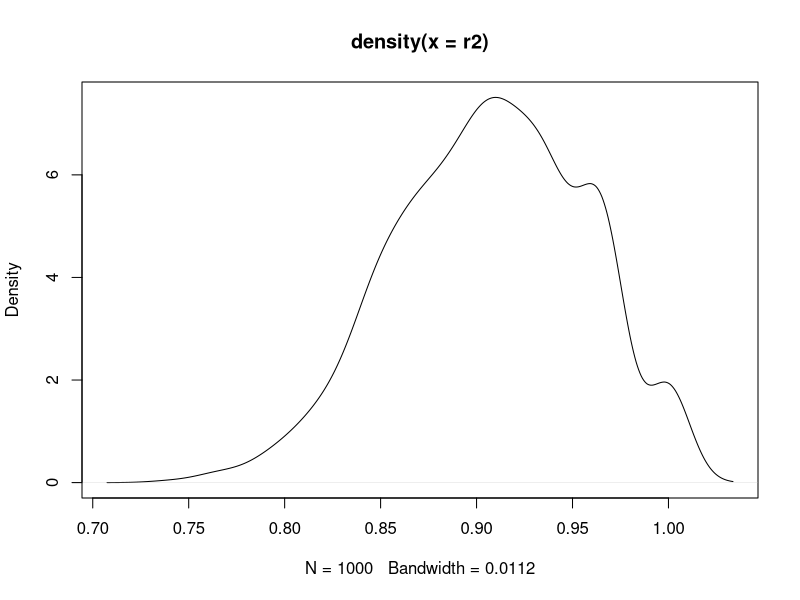
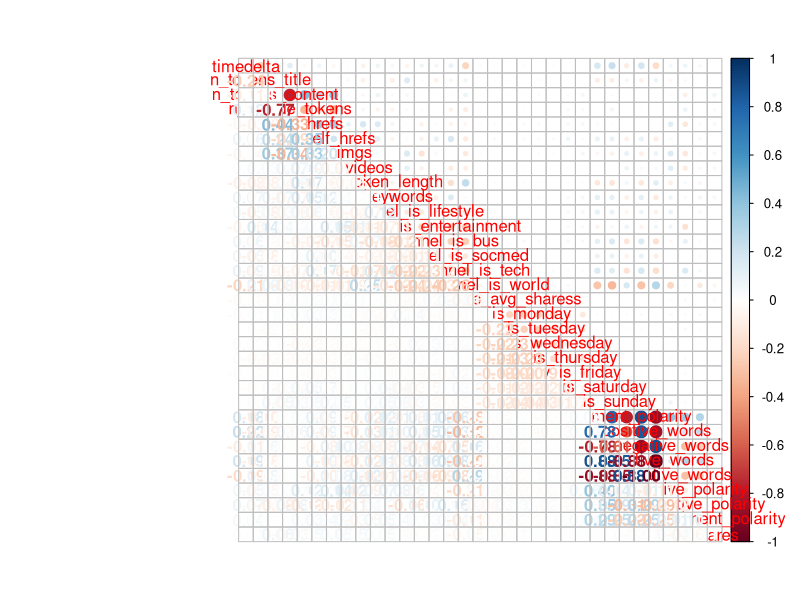
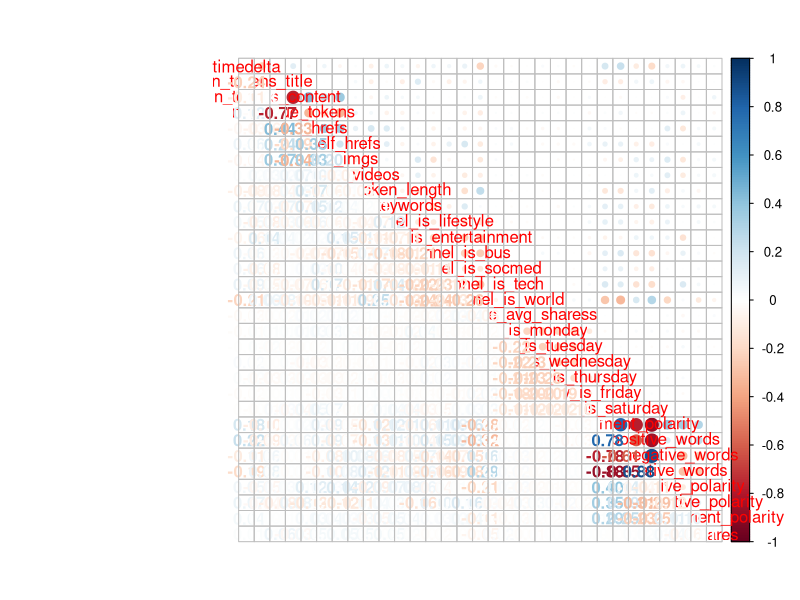
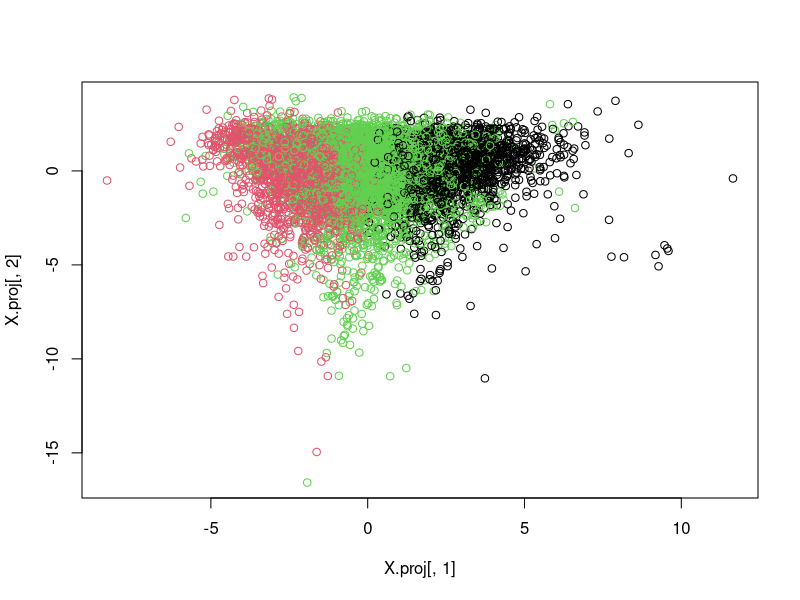
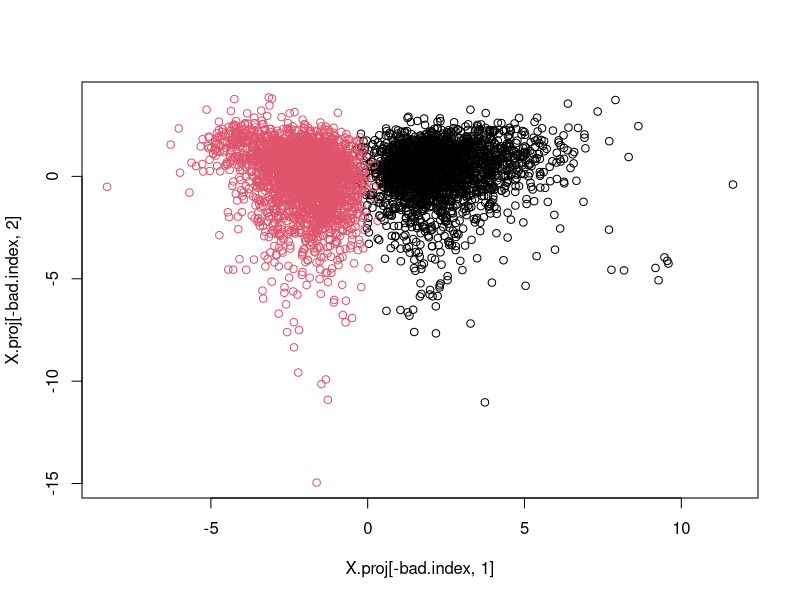

The R source for these figures, in order:
library(lattice)
library(e1071)
set.seed(123)
online.news.popularity <- read.csv(file="new_sample_OnlineNewsPopularity.csv",head=TRUE,sep=",")

normalize <- function(x) {
  y <- (x - min(x))/(max(x) - min(x))
  y
}

###################################################
### 1. Build multiple linear regression         ###
###################################################
n <- ncol(online.news.popularity)
data <- online.news.popularity[,-c(1,2,n)]
data <- transform(data, num_hrefs = log(num_hrefs), num_self_hrefs = log(num_self_hrefs),
                  self_reference_avg_sharess = log(self_reference_avg_sharess),
                  shares = log(shares), n_tokens_content = log(n_tokens_content))
data[data == -Inf] = -4000
data.nrm <- as.data.frame(apply(data, MARGIN = 2, normalize))



min.model <- lm(num_hrefs~1, data=data)
max.model <- lm(num_hrefs~., data=data)
bidir.model <- step(min.model,  scope=list(upper=max.model), data = data, direction = "both", trace = 0)

min.model.nrm <- lm(num_hrefs~1, data=data.nrm)
max.model.nrm <- lm(num_hrefs~., data=data.nrm)
bidir.model.nrm <- step(min.model.nrm,  scope=list(upper=max.model.nrm), data = data.nrm, direction = "both", trace = 0)

summary(bidir.model)
summary(bidir.model.nrm)

# fwd.model <- step(min.model,  scope=list(lower=min.model, upper=max.model), direction = "forward", trace = 0)
# bcwd.model <- step(max.model,  data = data, direction = "backward", trace = 0)
# summary(fwd.model)
# summary(bcwd.model)

##############################################
### 2. Determinacy coefficient, its CI     ###
##############################################

alpha = 0.95
mr <- summary(bidir.model)

get.R2.distribution <- function(data, num_iterations, bs_sample_size) {
  sapply(1:num_iterations, function(n) {
    indices <- sample(1:(nrow(data)), bs_sample_size, replace = TRUE)
    bs.data <- data[indices,]
    mr <- lm(num_hrefs ~ n_tokens_content + num_self_hrefs + n_unique_tokens + 
         global_rate_positive_words + timedelta + avg_positive_polarity + 
         average_token_length + data_channel_is_entertainment, data = bs.data)
    summary(mr)$adj.r.squared
  })
}

r2 <- get.R2.distribution(data, 1000,1000)
plot(density(r2))

CI_R2 <- c(quantile(r2, probs = (1 - alpha)/2), 
           quantile(r2, probs = (1 + alpha)/2))

CI_R2
mr$adj.r.squared

#############################################
### 3. Linear, Fisher discriminant rule   ###
#############################################

n <- ncol(online.news.popularity)
data <- online.news.popularity[,-c(1,2,n)]
data <- subset(data, n_tokens_content > 0)

data <- apply(data, MARGIN = 2,  function(x) {
  y <- (x - mean(x))/sd(x)
  y
})

data <- data.frame(data)

# colnames(data)[25:29]
# # 1  -  strongly negative articles
# # 2  -  strongly positive articles
# # 3  -  neutral articles
label <- ifelse(data[,25] < 0 & data[,26] < 0 & data[,27] > 0 & data[,28] < 0 & data[,29] > 0,1,
        ifelse(data[,25] > 0 & data[,26] > 0 & data[,27] < 0 & data[,28] > 0 & data[,29] < 0, 2, 3))
bad.index <- which(label == 3)

# plot(X.proj[-bad.index,1], X.proj[-bad.index,2], col = label[-bad.index])

data <- data[-bad.index,]
label <- label[-bad.index]

library(MASS)
library(corrplot)

lin_da <- lda(data, label)
corrplot.mixed(cor(data))
data <- data[,-c(24,28)]
corrplot.mixed(cor(data))


data$label <- as.factor(label)

library(caret)

getCVErrorLDA <- function(data, k) {
  folds <- createFolds(y = 1:nrow(data), k = k)
  cv.errors <- vector('numeric', k)
  for (i in 1:k) {
    test <- data[folds[[i]],]
    learning <- data[-folds[[i]],]
    fit <- lda(label~., learning)
    cv.errors[i] <- sum(predict(fit, test)$class != test$label)
  }
  cv.errors
}

getCVErrorLDA(data,10)
getCVErrorLDA(data,2)




getFisherVector <- function(data) {
  data$label <- as.numeric(data$label)
  v <- -apply(aggregate(data, by = list(data$label), mean), 2, diff)[-c(1,33)]
  sample1 <- subset(data, label == 1)[,-32]
  sample2 <- subset(data, label == 2)[,-32]
  W <- ( nrow(sample1) * cov(sample1) + nrow(sample2) * cov(sample2) ) / (nrow(data) - 2)
  solve(W) %*% t(t(v))
}

predictFisherDA <- function(fisher_vector, element) {
  ifelse(t(t(element)) %*% t(t(fisher_vector)) > 0, 1, 2)
}

getCVErrorFisher <- function(data, k) {
  folds <- createFolds(y = 1:nrow(data), k = k)
  cv.errors <- vector('numeric', k)
  for (i in 1:k) {
    test <- data[folds[[i]],]
    learning <- data[-folds[[i]],]
    fit <- getFisherVector(learning)
    cv.errors[i] <- sum(predictFisherDA(fit, test[,-32]) != test$label)
  }
  cv.errors
}

getCVErrorFisher(data,10)
getCVErrorFisher(data,2)

######################
### 0. PCA plots   ###
######################


n <- ncol(online.news.popularity)
data <- online.news.popularity[,-c(1,2,n)]
data <- subset(data, n_tokens_content > 0)

data <- apply(data, MARGIN = 2,  function(x) {
  y <- (x - mean(x))/sd(x)
  y
})

data <- as.matrix(data)

s <- svd(data)
u <- s$u[,1:2]
v <- s$v[,1:2]
X.proj <- data %*% v

data <- data.frame(data)

colnames(data)[25:29]
# # 1  -  strongly negative articles
# # 2  -  strongly positive articles
# # 3  -  neutral articles
label <- ifelse(data[,25] < 0 & data[,26] < 0 & data[,27] > 0 & data[,28] < 0 & data[,29] > 0,1,
                ifelse(data[,25] > 0 & data[,26] > 0 & data[,27] < 0 & data[,28] > 0 & data[,29] < 0, 2, 3))
bad.index <- which(label == 3)

plot(X.proj[,1], X.proj[,2], col = label)
plot(X.proj[-bad.index,1], X.proj[-bad.index,2], col = label[-bad.index])



